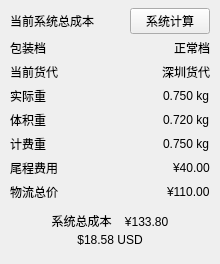
                  <widget class="QFrame" name="systemCostSection">
                   <property name="sizePolicy">
                    <sizepolicy hsizetype="Expanding" vsizetype="Preferred">
                     <horstretch>16</horstretch>
                     <verstretch>0</verstretch>
                    </sizepolicy>
                   </property>
                   <property name="minimumSize">
                    <size>
                     <width>220</width>
                     <height>0</height>
                    </size>
                   </property>
                   <property name="card" stdset="0">
                    <bool>true</bool>
                   </property>
                   <layout class="QVBoxLayout" name="systemCostLayout" stretch="0,0,0,0,0,0,0,0,1">
                    <property name="spacing">
                     <number>4</number>
                    </property>
                    <property name="leftMargin">
                     <number>10</number>
                    </property>
                    <property name="topMargin">
                     <number>8</number>
                    </property>
                    <property name="rightMargin">
                     <number>10</number>
                    </property>
                    <property name="bottomMargin">
                     <number>10</number>
                    </property>
                    <item>
                     <layout class="QHBoxLayout" name="systemCostHeaderLayout">
                      <property name="spacing">
                       <number>5</number>
                      </property>
                      <property name="leftMargin">
                       <number>0</number>
                      </property>
                      <property name="topMargin">
                       <number>0</number>
                      </property>
                      <property name="rightMargin">
                       <number>0</number>
                      </property>
                      <property name="bottomMargin">
                       <number>0</number>
                      </property>
                      <item>
                       <widget class="QLabel" name="lblSystemCostTitle">
                        <property name="sizePolicy">
                         <sizepolicy hsizetype="Preferred" vsizetype="Fixed">
                          <horstretch>0</horstretch>
                          <verstretch>0</verstretch>
                         </sizepolicy>
                        </property>
                        <property name="maximumSize">
                         <size>
                          <width>16777215</width>
                          <height>28</height>
                         </size>
                        </property>
                        <property name="text">
                         <string>当前系统总成本</string>
                        </property>
                        <property name="sectionTitle" stdset="0">
                         <bool>true</bool>
                        </property>
                       </widget>
                      </item>
                      <item>
                       <spacer name="systemCostHeaderSpacer">
                        <property name="orientation">
                         <enum>Qt::Orientation::Horizontal</enum>
                        </property>
                        <property name="sizeType">
                         <enum>QSizePolicy::Policy::Expanding</enum>
                        </property>
                        <property name="sizeHint" stdset="0">
                         <size>
                          <width>20</width>
                          <height>20</height>
                         </size>
                        </property>
                       </spacer>
                      </item>
                      <item>
                       <widget class="QPushButton" name="btnSystemCalculate">
                        <property name="sizePolicy">
                         <sizepolicy hsizetype="Fixed" vsizetype="Fixed">
                          <horstretch>0</horstretch>
                          <verstretch>0</verstretch>
                         </sizepolicy>
                        </property>
                        <property name="maximumSize">
                         <size>
                          <width>90</width>
                          <height>30</height>
                         </size>
                        </property>
                        <property name="text">
                         <string>系统计算</string>
                        </property>
                        <property name="visible">
                         <bool>false</bool>
                        </property>
                       </widget>
                      </item>
                     </layout>
                    </item>
                    <item>
                     <layout class="QHBoxLayout" name="systemCostRow0">
                      <property name="spacing">
                       <number>5</number>
                      </property>
                      <property name="leftMargin">
                       <number>0</number>
                      </property>
                      <property name="topMargin">
                       <number>0</number>
                      </property>
                      <property name="rightMargin">
                       <number>0</number>
                      </property>
                      <property name="bottomMargin">
                       <number>0</number>
                      </property>
                      <item>
                       <widget class="QLabel" name="lblSystemCostName0">
                        <property name="text">
                         <string>包装档</string>
                        </property>
                       </widget>
                      </item>
                      <item>
                       <spacer name="systemCostSpacer0">
                        <property name="orientation">
                         <enum>Qt::Orientation::Horizontal</enum>
                        </property>
                        <property name="sizeType">
                         <enum>QSizePolicy::Policy::Expanding</enum>
                        </property>
                        <property name="sizeHint" stdset="0">
                         <size>
                          <width>20</width>
                          <height>20</height>
                         </size>
                        </property>
                       </spacer>
                      </item>
                      <item>
                       <widget class="QLabel" name="lblSystemCostValue0">
                        <property name="text">
                         <string>正常档</string>
                        </property>
                       </widget>
                      </item>
                     </layout>
                    </item>
                    <item>
                     <layout class="QHBoxLayout" name="systemCostRow1">
                      <property name="spacing">
                       <number>5</number>
                      </property>
                      <property name="leftMargin">
                       <number>0</number>
                      </property>
                      <property name="topMargin">
                       <number>0</number>
                      </property>
                      <property name="rightMargin">
                       <number>0</number>
                      </property>
                      <property name="bottomMargin">
                       <number>0</number>
                      </property>
                      <item>
                       <widget class="QLabel" name="lblSystemCostName1">
                        <property name="text">
                         <string>当前货代</string>
                        </property>
                       </widget>
                      </item>
                      <item>
                       <spacer name="systemCostSpacer1">
                        <property name="orientation">
                         <enum>Qt::Orientation::Horizontal</enum>
                        </property>
                        <property name="sizeType">
                         <enum>QSizePolicy::Policy::Expanding</enum>
                        </property>
                        <property name="sizeHint" stdset="0">
                         <size>
                          <width>20</width>
                          <height>20</height>
                         </size>
                        </property>
                       </spacer>
                      </item>
                      <item>
                       <widget class="QLabel" name="lblSystemCostValue1">
                        <property name="text">
                         <string>深圳货代</string>
                        </property>
                       </widget>
                      </item>
                     </layout>
                    </item>
                    <item>
                     <layout class="QHBoxLayout" name="systemCostRow2">
                      <property name="spacing">
                       <number>5</number>
                      </property>
                      <property name="leftMargin">
                       <number>0</number>
                      </property>
                      <property name="topMargin">
                       <number>0</number>
                      </property>
                      <property name="rightMargin">
                       <number>0</number>
                      </property>
                      <property name="bottomMargin">
                       <number>0</number>
                      </property>
                      <item>
                       <widget class="QLabel" name="lblSystemCostName2">
                        <property name="text">
                         <string>实际重</string>
                        </property>
                       </widget>
                      </item>
                      <item>
                       <spacer name="systemCostSpacer2">
                        <property name="orientation">
                         <enum>Qt::Orientation::Horizontal</enum>
                        </property>
                        <property name="sizeType">
                         <enum>QSizePolicy::Policy::Expanding</enum>
                        </property>
                        <property name="sizeHint" stdset="0">
                         <size>
                          <width>20</width>
                          <height>20</height>
                         </size>
                        </property>
                       </spacer>
                      </item>
                      <item>
                       <widget class="QLabel" name="lblSystemCostValue2">
                        <property name="text">
                         <string>0.750 kg</string>
                        </property>
                       </widget>
                      </item>
                     </layout>
                    </item>
                    <item>
                     <layout class="QHBoxLayout" name="systemCostRow3">
                      <property name="spacing">
                       <number>5</number>
                      </property>
                      <property name="leftMargin">
                       <number>0</number>
                      </property>
                      <property name="topMargin">
                       <number>0</number>
                      </property>
                      <property name="rightMargin">
                       <number>0</number>
                      </property>
                      <property name="bottomMargin">
                       <number>0</number>
                      </property>
                      <item>
                       <widget class="QLabel" name="lblSystemCostName3">
                        <property name="text">
                         <string>体积重</string>
                        </property>
                       </widget>
                      </item>
                      <item>
                       <spacer name="systemCostSpacer3">
                        <property name="orientation">
                         <enum>Qt::Orientation::Horizontal</enum>
                        </property>
                        <property name="sizeType">
                         <enum>QSizePolicy::Policy::Expanding</enum>
                        </property>
                        <property name="sizeHint" stdset="0">
                         <size>
                          <width>20</width>
                          <height>20</height>
                         </size>
                        </property>
                       </spacer>
                      </item>
                      <item>
                       <widget class="QLabel" name="lblSystemCostValue3">
                        <property name="text">
                         <string>0.720 kg</string>
                        </property>
                       </widget>
                      </item>
                     </layout>
                    </item>
                    <item>
                     <layout class="QHBoxLayout" name="systemCostRow4">
                      <property name="spacing">
                       <number>5</number>
                      </property>
                      <property name="leftMargin">
                       <number>0</number>
                      </property>
                      <property name="topMargin">
                       <number>0</number>
                      </property>
                      <property name="rightMargin">
                       <number>0</number>
                      </property>
                      <property name="bottomMargin">
                       <number>0</number>
                      </property>
                      <item>
                       <widget class="QLabel" name="lblSystemCostName4">
                        <property name="text">
                         <string>计费重</string>
                        </property>
                       </widget>
                      </item>
                      <item>
                       <spacer name="systemCostSpacer4">
                        <property name="orientation">
                         <enum>Qt::Orientation::Horizontal</enum>
                        </property>
                        <property name="sizeType">
                         <enum>QSizePolicy::Policy::Expanding</enum>
                        </property>
                        <property name="sizeHint" stdset="0">
                         <size>
                          <width>20</width>
                          <height>20</height>
                         </size>
                        </property>
                       </spacer>
                      </item>
                      <item>
                       <widget class="QLabel" name="lblSystemCostValue4">
                        <property name="text">
                         <string>0.750 kg</string>
                        </property>
                       </widget>
                      </item>
                     </layout>
                    </item>
                    <item>
                     <layout class="QHBoxLayout" name="systemCostRow6">
                      <property name="spacing">
                       <number>5</number>
                      </property>
                      <property name="leftMargin">
                       <number>0</number>
                      </property>
                      <property name="topMargin">
                       <number>0</number>
                      </property>
                      <property name="rightMargin">
                       <number>0</number>
                      </property>
                      <property name="bottomMargin">
                       <number>0</number>
                      </property>
                      <item>
                       <widget class="QLabel" name="lblSystemCostName6">
                        <property name="text">
                         <string>尾程费用</string>
                        </property>
                       </widget>
                      </item>
                      <item>
                       <spacer name="systemCostSpacer6">
                        <property name="orientation">
                         <enum>Qt::Orientation::Horizontal</enum>
                        </property>
                        <property name="sizeType">
                         <enum>QSizePolicy::Policy::Expanding</enum>
                        </property>
                        <property name="sizeHint" stdset="0">
                         <size>
                          <width>20</width>
                          <height>20</height>
                         </size>
                        </property>
                       </spacer>
                      </item>
                      <item>
                       <widget class="QLabel" name="lblSystemCostValue6">
                        <property name="text">
                         <string>¥40.00</string>
                        </property>
                        <property name="toolTip">
                         <string>尾程费用单独显示，并已计入物流总价和系统总成本</string>
                        </property>
                       </widget>
                      </item>
                     </layout>
                    </item>
                    <item>
                     <layout class="QHBoxLayout" name="systemCostRow5">
                      <property name="spacing">
                       <number>5</number>
                      </property>
                      <property name="leftMargin">
                       <number>0</number>
                      </property>
                      <property name="topMargin">
                       <number>0</number>
                      </property>
                      <property name="rightMargin">
                       <number>0</number>
                      </property>
                      <property name="bottomMargin">
                       <number>0</number>
                      </property>
                      <item>
                       <widget class="QLabel" name="lblSystemCostName5">
                        <property name="text">
                         <string>物流总价</string>
                        </property>
                       </widget>
                      </item>
                      <item>
                       <spacer name="systemCostSpacer5">
                        <property name="orientation">
                         <enum>Qt::Orientation::Horizontal</enum>
                        </property>
                        <property name="sizeType">
                         <enum>QSizePolicy::Policy::Expanding</enum>
                        </property>
                        <property name="sizeHint" stdset="0">
                         <size>
                          <width>20</width>
                          <height>20</height>
                         </size>
                        </property>
                       </spacer>
                      </item>
                      <item>
                       <widget class="QLabel" name="lblSystemCostValue5">
                        <property name="text">
                         <string>¥110.00</string>
                        </property>
                       </widget>
                      </item>
                     </layout>
                    </item>
                    <item>
                     <widget class="QFrame" name="systemTotalBox">
                      <property name="sizePolicy">
                       <sizepolicy hsizetype="Expanding" vsizetype="Fixed">
                        <horstretch>0</horstretch>
                        <verstretch>0</verstretch>
                       </sizepolicy>
                      </property>
                      <property name="minimumSize">
                       <size>
                        <width>0</width>
                        <height>48</height>
                       </size>
                      </property>
                      <property name="maximumSize">
                       <size>
                        <width>16777215</width>
                        <height>58</height>
                       </size>
                      </property>
                      <property name="card" stdset="0">
                       <bool>true</bool>
                      </property>
                      <layout class="QVBoxLayout" name="systemTotalLayout">
                       <property name="spacing">
                        <number>1</number>
                       </property>
                       <property name="leftMargin">
                        <number>8</number>
                       </property>
                       <property name="topMargin">
                        <number>6</number>
                       </property>
                       <property name="rightMargin">
                        <number>8</number>
                       </property>
                       <property name="bottomMargin">
                        <number>6</number>
                       </property>
                       <item>
                        <widget class="QLabel" name="lblSystemTotalRmb">
                         <property name="text">
                          <string>系统总成本    ¥133.80</string>
                         </property>
                         <property name="alignment">
                          <set>Qt::AlignmentFlag::AlignCenter</set>
                         </property>
                        </widget>
                       </item>
                       <item>
                        <widget class="QLabel" name="lblSystemTotalUsd">
                         <property name="text">
                          <string>$18.58 USD</string>
                         </property>
                         <property name="alignment">
                          <set>Qt::AlignmentFlag::AlignCenter</set>
                         </property>
                        </widget>
                       </item>
                      </layout>
                     </widget>
                    </item>
                   </layout>
                  </widget>
